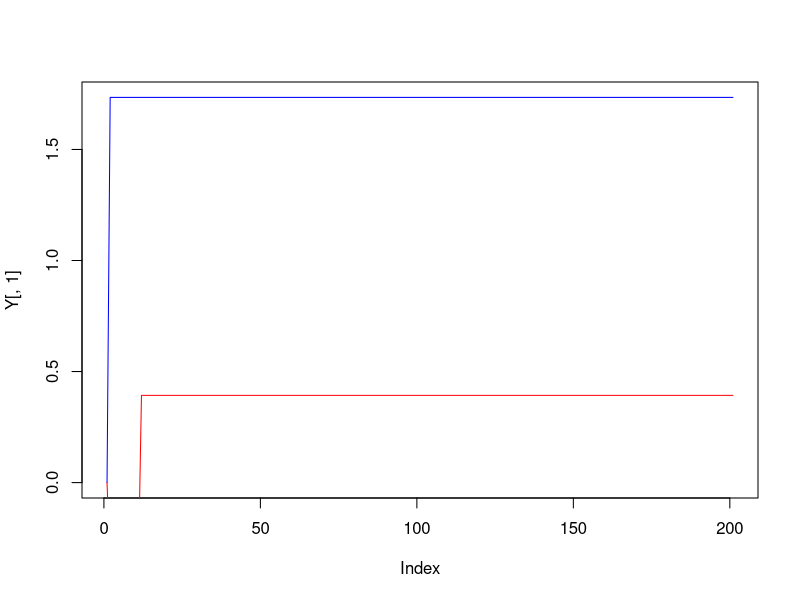

Write the R code that produced this figure.
#robustness

library(MASS)

#generates a data set, mean vector (0, 10):
n <-20
A <-matrix(c(4,2,2,3), ncol=2)
d <- mvrnorm(n, c(0,10), A)

#lets take a look
d

###########################
#BPmean
############################

#just saves the data as a new variable:  
dc<- d

#lets take a look, dc is equal to d
dc

#lets make one of the points very nasty:
dc[n,1]<-10000000000
dc[n,2]<-10000000000

#lets take a look at our contaminated data

dc

#lets check Edistance
bdmean <- sqrt(sum((colMeans(d)- colMeans(dc))^2))


bdmean
#Based on this, is mean robust?

###########################
#empiricalIFmedian
############################
## change in 44
colMedian <- function(d){
  apply(d, MARGIN  = 2, median)
}

#Empirical influence function for median
IF<-function(x,d,n){ #eats a data set, a point, and n=sample size
d2<-rbind(d,x)#adds a point d to the data set
(n+1)*(colMedian(d2)-colMedian(d))#difference of the means
}

#point (0,0)
Y<-matrix(c(0,0), ncol=2)

#lets take a quick look
Y

for(i in 1:200){
x<- matrix(c(i,i), ncol=2)#new points (1,1), (2,2), (3,3) added
Y<-rbind(Y,IF(x,d,n))#influence function calculated (with points (i,i))
}


#Y now contains differences of the means


plot(Y[,1], type="l", col="blue")#first column
lines(Y[,2], col="red")#second column

#Based on this, is median robust?
